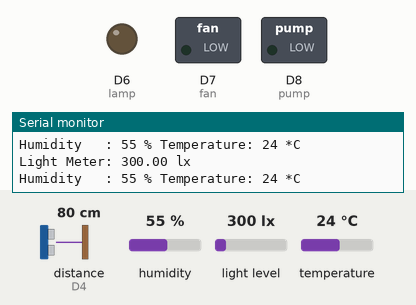
This sketch was run on a simulated ESP8266 (NodeMCU). Shown: switched loads named in the sketch (green lamp = pin HIGH), output pins drawn as LEDs (lit = HIGH), the last lines printed to the serial monitor. The test bench sets the inputs (shaded band); at power-on: light level 300 lx, temperature 24 °C, distance to the obstacle (sensor on D4) 80 cm, humidity 55 %. The echo pulse lasts 58.3 µs per cm; WiFi joins after 1.5 s; servers stay silent unless stated.

Above: at 3.0 s.
3.1 s: light level set to 110 lx
4.6 s: light level set to 91 lx
At 5.4 s:
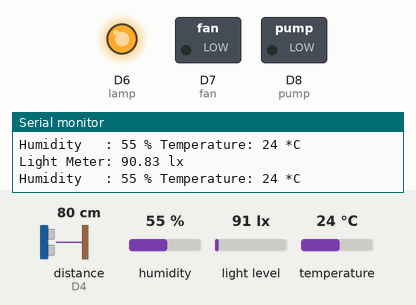
6.1 s: temperature set to 27 °C
12.1 s: temperature set to 30 °C
At 14.9 s:
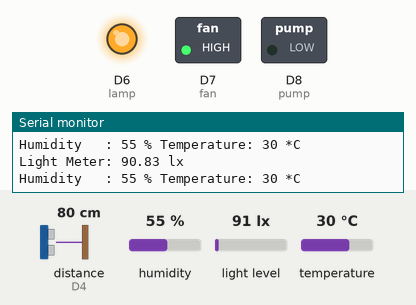
15.5 s: temperature set to 25 °C
21.5 s: temperature set to 22 °C
At 23.3 s:
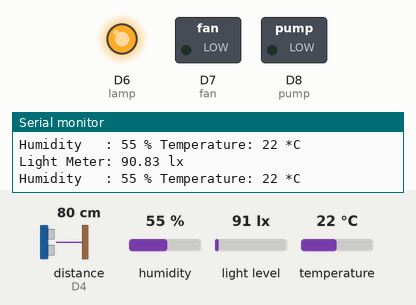
Timing chart, 0 to 24.6 s (numbered marks = the images above; inputs shaded):
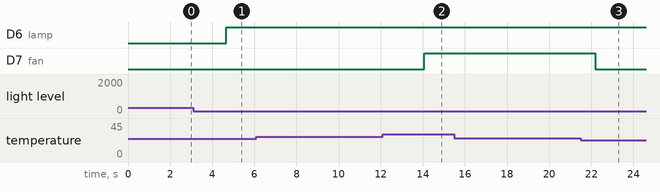

The sketch:

perawatan_tanaman_cabai_dengan_schejul_penyiraman.ino
```cpp
#define BLYNK_PRINT Serial
#define BLYNK_TEMPLATE_ID "TMPLwxpVEKlU"
#define BLYNK_DEVICE_NAME "perawatan cabai cabai"
#define BLYNK_AUTH_TOKEN "4hTW_Wk1YYGI4UWhC5QMJTKxIZ27Izm_"
char auth[] = "4hTW_Wk1YYGI4UWhC5QMJTKxIZ27Izm_";
char ssid[] = "hidden";
char pass[] = "22222222";
//======= Library=============//

#include <ESP8266WiFi.h>
#include <BlynkSimpleEsp8266.h>
#include <DHT.h>
#include <Wire.h>         // adds I2C library
#include <BH1750.h>       // adds BH1750 library file
#include <HCSR04.h>
//=====================================================//
//======Variabel temporary utk menampung data===========//
#define DHTPIN 14                        //DHHTPIN D5
#define DHTTYPE DHT11                    //TIPE DHT
DHT dht(DHTPIN, DHTTYPE);
WidgetLCD lcd(V0);                       //WidgetLCD
BH1750 lightMeter;
int lamp = 12;                            //PENDEKLARASIAN PIN UNTUK LAMPU D6
int fan = 13;                             //PENDEKLARASIAN PIN UNTUK fan D7
int pump = 15;                            //PENDEKLARASIAN PIN UNTUK pompa D8
#define trig D3
#define echo D4
HCSR04 hc(trig,echo);
BlynkTimer timer;
void sendSensor()
{
  int c = hc.dist();                      //FUNGSI DARI LIBRARY HC-SR04
  if ( c == 0 ) {
    Serial.println("Failed to read from DHT sensor!");
    return;
  }

  Blynk.virtualWrite(V7, c);  // select virtual pin (v7) in blynk app
}
void setup() {
  Serial.begin(9600);
  Blynk.begin(auth,ssid,pass);
  Wire.begin(D1, D2);
  // Initialize the I2C bus (BH1750 library doesn't do this automatically). On esp8266 devices you can select SCL and SDA pins using Wire.begin(D4, D3;
  lightMeter.begin();
  pinMode(lamp,OUTPUT); //OIN MODE
  pinMode(fan,OUTPUT); //OIN MODE
  pinMode(pump,OUTPUT); //OIN MODE
//  digitalWrite(lamp,HIGH);//TEMPAT UNTUK MENSET KONDISI AWAL DARI KONDISI AWAL
  dht.begin();
  lcd.clear();
  timer.setInterval(1000L, sendSensor);
}

void loop() {
  int h = dht.readHumidity();          //FUNGSI DARI LIBRARY DHT VARIABLE H
  int t = dht.readTemperature();
  float lux = lightMeter.readLightLevel(); //FUNGSI DARI LIBRARY BH 1750
  //HASIL DETEKSI DARI SENSOR KE SERIAL MONITOR
    Serial.print("Humidity   : ");
    Serial.print(h);
    Serial.print(" % ");
    Serial.print("Temperature: ");
    Serial.print(t);
    Serial.println(" *C");

   Serial.print("Light Meter: ");
   Serial.print(lux);
   Serial.println(" lx");

  Blynk.run();
  timer.run();
  //VIRTUAL PORT
  Blynk.virtualWrite(V0, t);
  Blynk.virtualWrite(V1, t);
  Blynk.virtualWrite(V0, h);
  Blynk.virtualWrite(V2, h);
  Blynk.virtualWrite(V3, lux);
  Blynk.virtualWrite(V4, lamp);
  Blynk.virtualWrite(V5, fan);
  Blynk.virtualWrite(V6, pump);
  //delay(1000);
  //MENAMPILKAN HASIL DETEKSI SENDOR PADA APLIKASI BLINK
  lcd.print(0,0, "Temp     :");
  lcd.print(11,0,t);

  lcd.print(0,1, "Humidity :");
  lcd.print(11,1,h);

 // lcd.print(0,1, "Light :");
 // lcd.print(8,1,lux);
  //KONDISI
if (t<24)
{
    digitalWrite(fan,LOW);
    digitalWrite(lamp,HIGH);
  }
else if (t>28)
  {
    digitalWrite(fan,HIGH);
  }
else if (lux < 100)
  {
    digitalWrite(lamp,HIGH);
  }
else
{
    digitalWrite(fan,LOW);
    digitalWrite(lamp,LOW);
  }
}
  //if(lux<50){
  //  digitalWrite(lamp,HIGH);
  //}
//  else if(t>28 || lux>50){
//    digitalWrite(fan,LOW);
//    digitalWrite(lamp,LOW);
//  }

/*
if (t<24)
{
    digitalWrite(fan,LOW);
    digitalWrite(lamp,HIGH);
  }
else if (t>28)
  {
    digitalWrite(fan,HIGH);
  }
else if (lux < 100)
  {
    digitalWrite(lamp,HIGH);
  }
else
{
    digitalWrite(fan,LOW);
    digitalWrite(lamp,LOW);
  }

IF BERSARANG
  if(t<24){
    digitalWrite(fan,LOW);
    digitalWrite(lamp,HIGH);
  }
  else
  {
      if(t>28)
      {
       digitalWrite(fan,HIGH);
       digitalWrite(lamp,LOW);
      }
      else
      {
          if(lux<100)
          {
          digitalWrite(lamp,HIGH);
          }
         else
          {
          digitalWrite(fan,LOW);
          digitalWrite(lamp,LOW);
          }

      }

  }
  */
```

Measured:
- the behaviour switches between 100 and 99 lx on light level (found by bisection; images 0 and 1)
- the behaviour switches between 28 and 29 °C on temperature (found by bisection; images 1 and 2)
- the behaviour switches between 24 and 23 °C on temperature (found by bisection; images 2 and 3)
- after the input at 4.6 s, D6 (lamp): LOW → HIGH after 0.07 s
- after the input at 12.1 s, D7 (fan): LOW → HIGH after 2.0 s
- after the input at 21.5 s, D7 (fan): HIGH → LOW after 0.69 s
